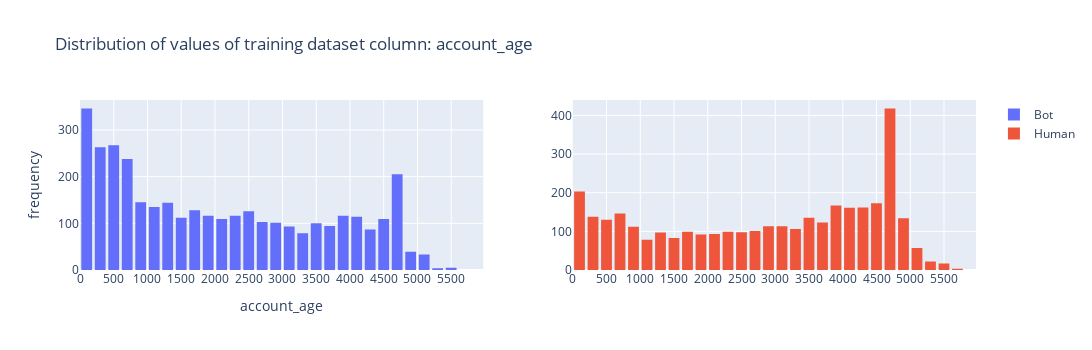

Notebook cell for this chart:
### Markdown cell above
### account_age

### Code cell
fig = go.Figure()
fig = make_subplots(rows=1, cols=2, specs=[[{'type':'histogram'}, {'type':'histogram'}]])

fig.add_trace(go.Histogram(
    x=train_users_data.loc[train_users_data['label']==1,'account_age'],
    # histnorm='density',
    # nbinsx=30,
    name='Bot'),
row=1, col=1
)
fig.add_trace(go.Histogram(
    x=train_users_data.loc[train_users_data['label']==0,'account_age'],
    # histnorm='density',
    # nbinsx=30,
    name='Human'),
row=1, col=2
)

fig.update_layout(
    title_text='Distribution of values of training dataset column: account_age',
    xaxis_title_text='account_age', #'feature',
    yaxis_title_text='frequency',
    bargap=0.2,
    bargroupgap=None, #0.8,
    width=1100,
    height=350,
    legend={"title":""},
    xaxis=dict(showgrid=True, dtick=500, range=[0, max(train_users_data['account_age'])+250]),
    xaxis2=dict(showgrid=True, dtick=500, range=[0, max(train_users_data['account_age'])+250]),
    yaxis=dict(showgrid=True))

fig.show()

### Figure 1 — Plotly figure (JSON) as saved in the notebook; plotly's stock layout.template omitted (floating-point values rounded to 4 significant figures; data arrays with more than 128 entries replaced by an {"elided": "..."} marker saying what was removed)
{"data": [{"name": "Bot", "type": "histogram", "x": {"elided": "3527 int values"}, "xaxis": "x", "yaxis": "y"}, {"name": "Human", "type": "histogram", "x": {"elided": "3473 int values"}, "xaxis": "x2", "yaxis": "y2"}], "layout": {"bargap": 0.2, "height": 350, "legend": {"title": {"text": ""}}, "title": {"text": "Distribution of values of training dataset column: account_age"}, "width": 1100, "xaxis": {"anchor": "y", "domain": [0, 0.45], "dtick": 500, "range": [0, 5974], "showgrid": true, "title": {"text": "account_age"}, "type": "linear"}, "xaxis2": {"anchor": "y2", "domain": [0.55, 1], "dtick": 500, "range": [0, 5974], "showgrid": true, "type": "linear"}, "yaxis": {"anchor": "x", "autorange": true, "domain": [0, 1], "range": [0, 364.2], "showgrid": true, "title": {"text": "frequency"}}, "yaxis2": {"anchor": "x2", "autorange": true, "domain": [0, 1], "range": [0, 440]}}}
